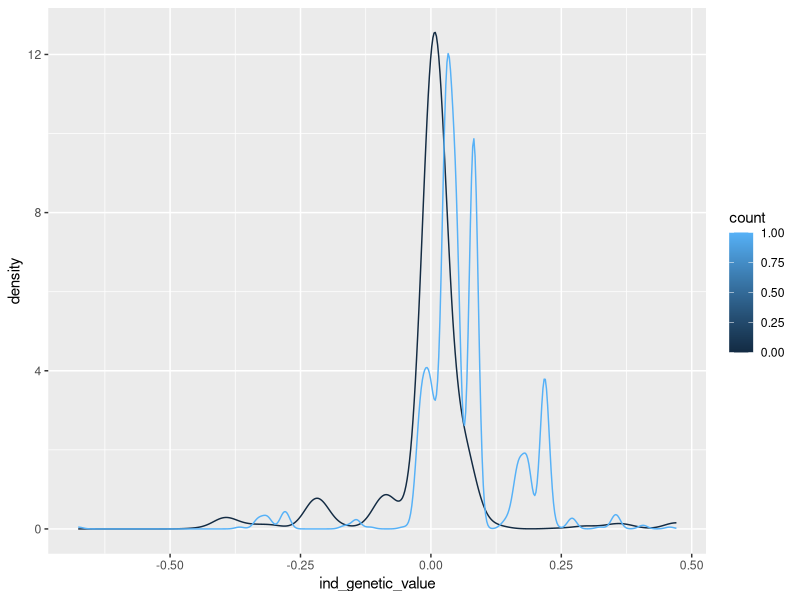
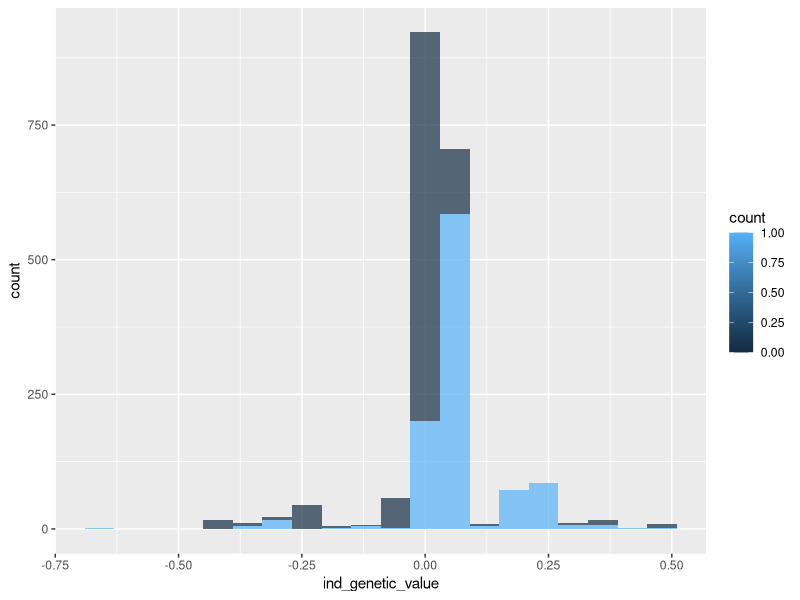
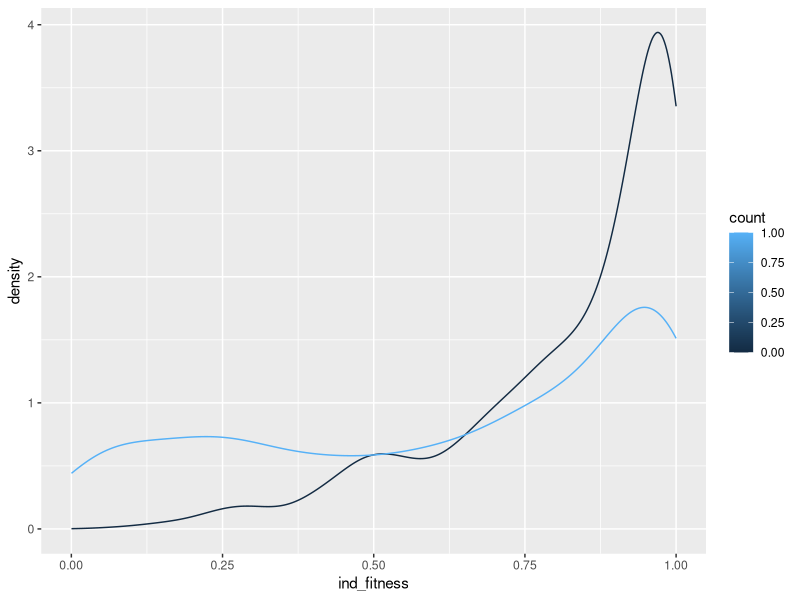
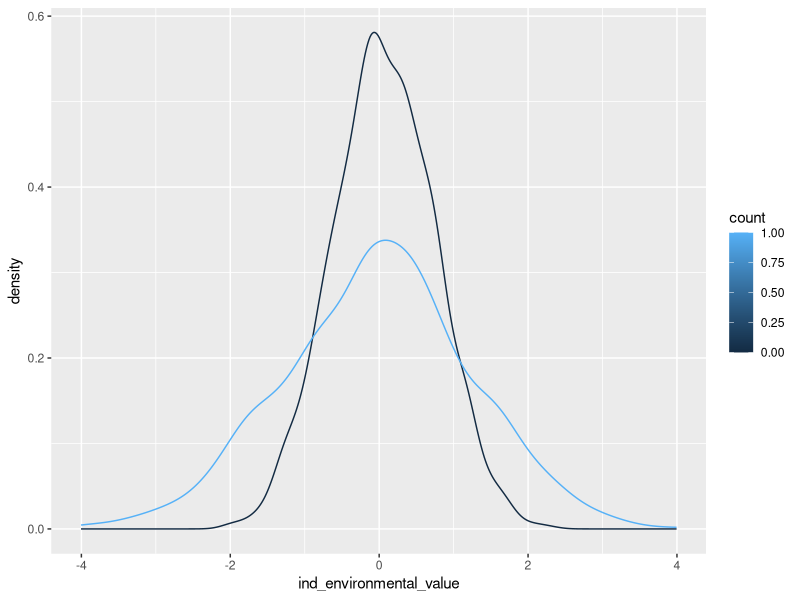
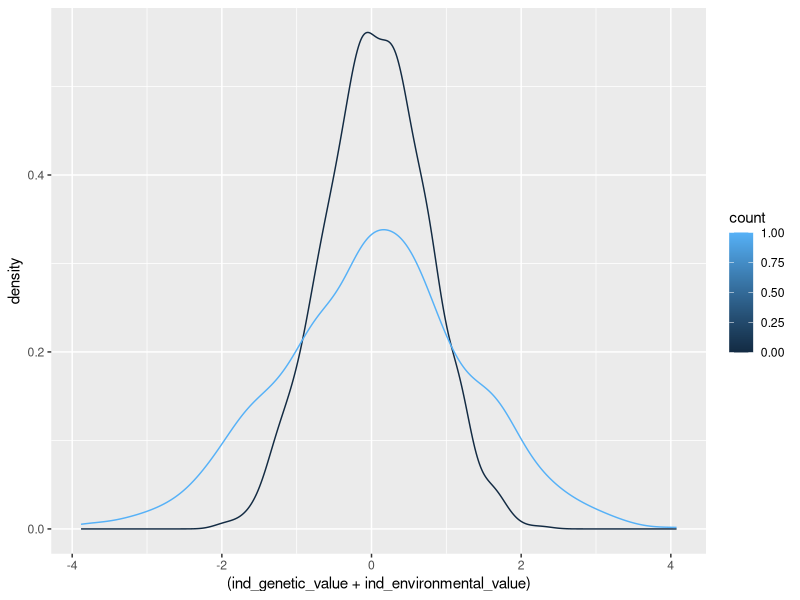
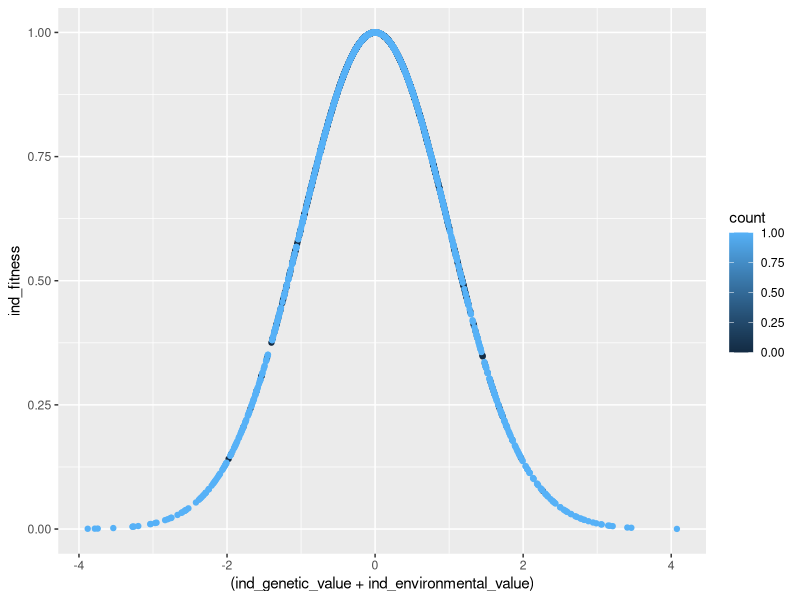
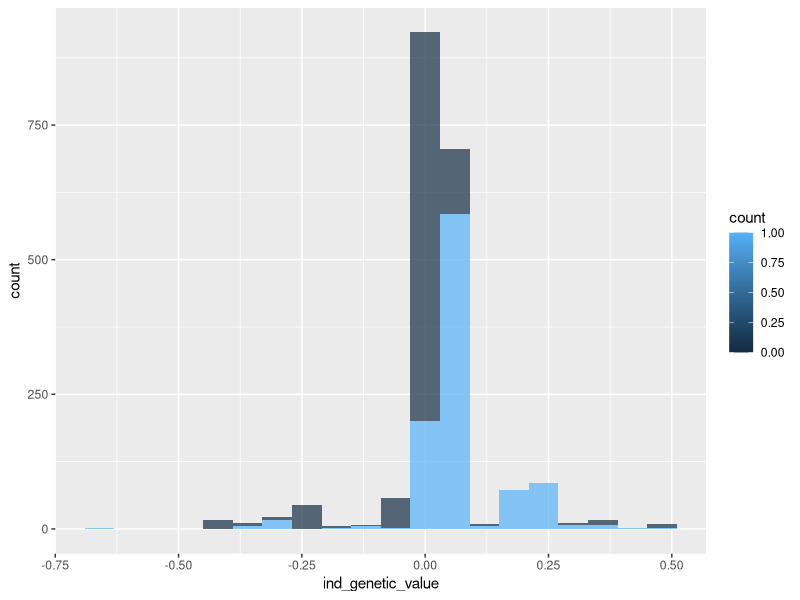

Write R code to recreate these figures, in order.
# will need to check and change working
# directory if using the r console on vscode.





# setwd("/home/paula/fwdpy11/polygenic_effect_sims/harpak_przeworski_scenarios")#of course, you don't want to have to change this for every machine you're running on.

# setting working directory to be whatever directory the file is in:
setwd(dirname(rstudioapi::getActiveDocumentContext()$path)) # https://stackoverflow.com/questions/3452086/getting-path-of-an-r-script/35842176#35842176


metadata <- read.table("harpak_przeworski_case4.txt", header = TRUE, sep = "\t")
# tried fill = TRUE here, and while it
# does remove the scan error, it doesn't change that
# metadata, when called, shows as 'not found'

#metadata

# plot(metadata$ind_genetic_value)
# install.packages("ggplot2")
library("ggplot2")
ggplot(metadata, aes(x = ind_genetic_value, group = count, color = count)) +
    geom_density()
ggplot(metadata, aes(x = ind_genetic_value, group = count, fill = count)) +
    geom_histogram(alpha = 0.7, binwidth = 0.06)
ggplot(metadata, aes(x = ind_fitness, group = count, color = count)) +
    geom_density()

# ggplot(metadata, aes(x=ind_genetic_value, y=ind_fitness)) + geom_point()
# ggplot(metadata, aes(x=ind_phenotype, y=ind_fitness, group = count)) + geom_density()




library("dplyr")

ggplot(metadata, aes(x = ind_environmental_value, group = count, color = count)) +
    geom_density()
ggplot(metadata, aes(x = (ind_genetic_value + ind_environmental_value), group = count, color = count)) +
    geom_density()


ggplot(metadata, aes(x = (ind_genetic_value + ind_environmental_value), y = ind_fitness, color = count)) +
    geom_point()


ggplot(metadata, aes(x = ind_genetic_value, group = count, fill = count)) +
    geom_histogram(alpha = 0.7, binwidth = 0.06)
